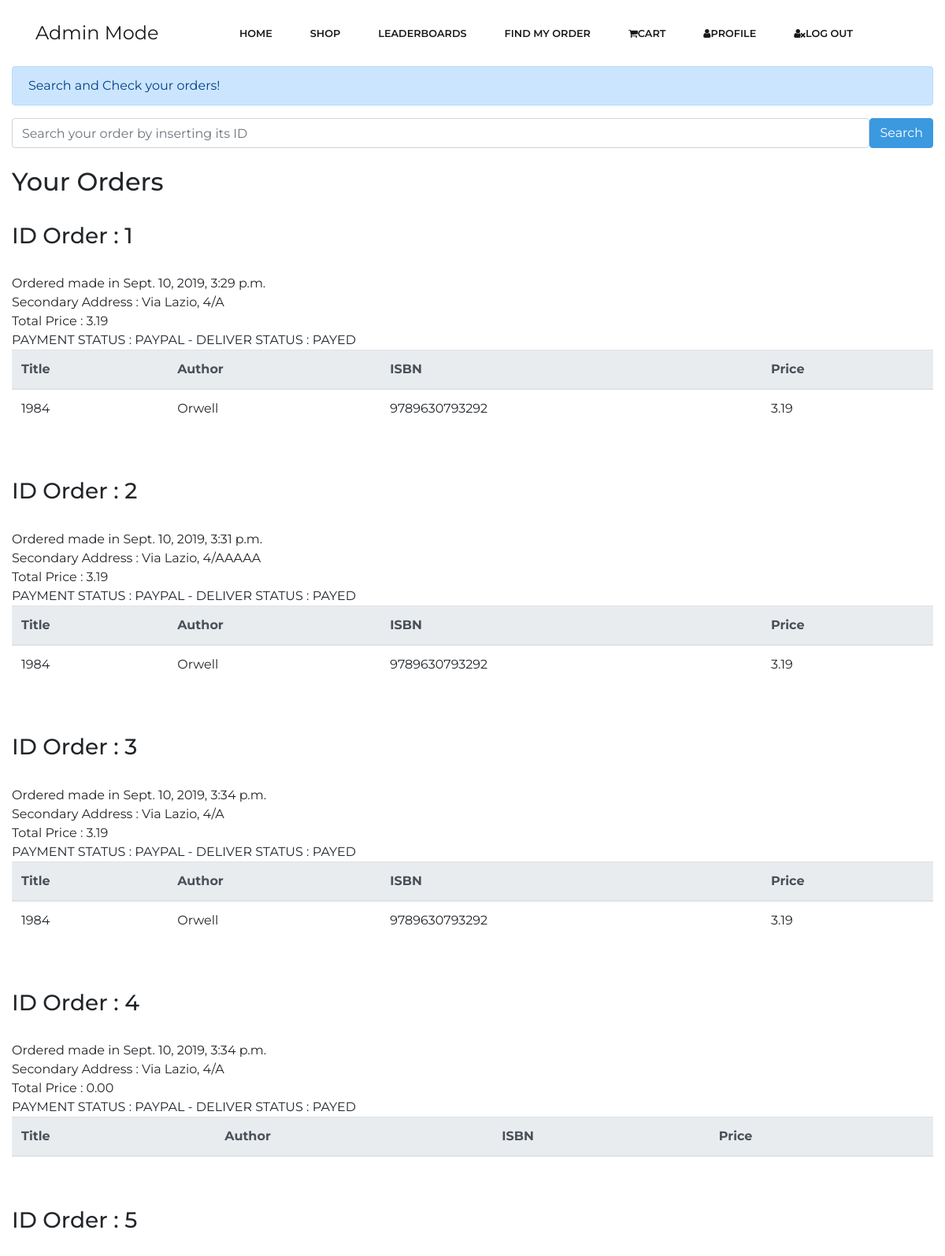
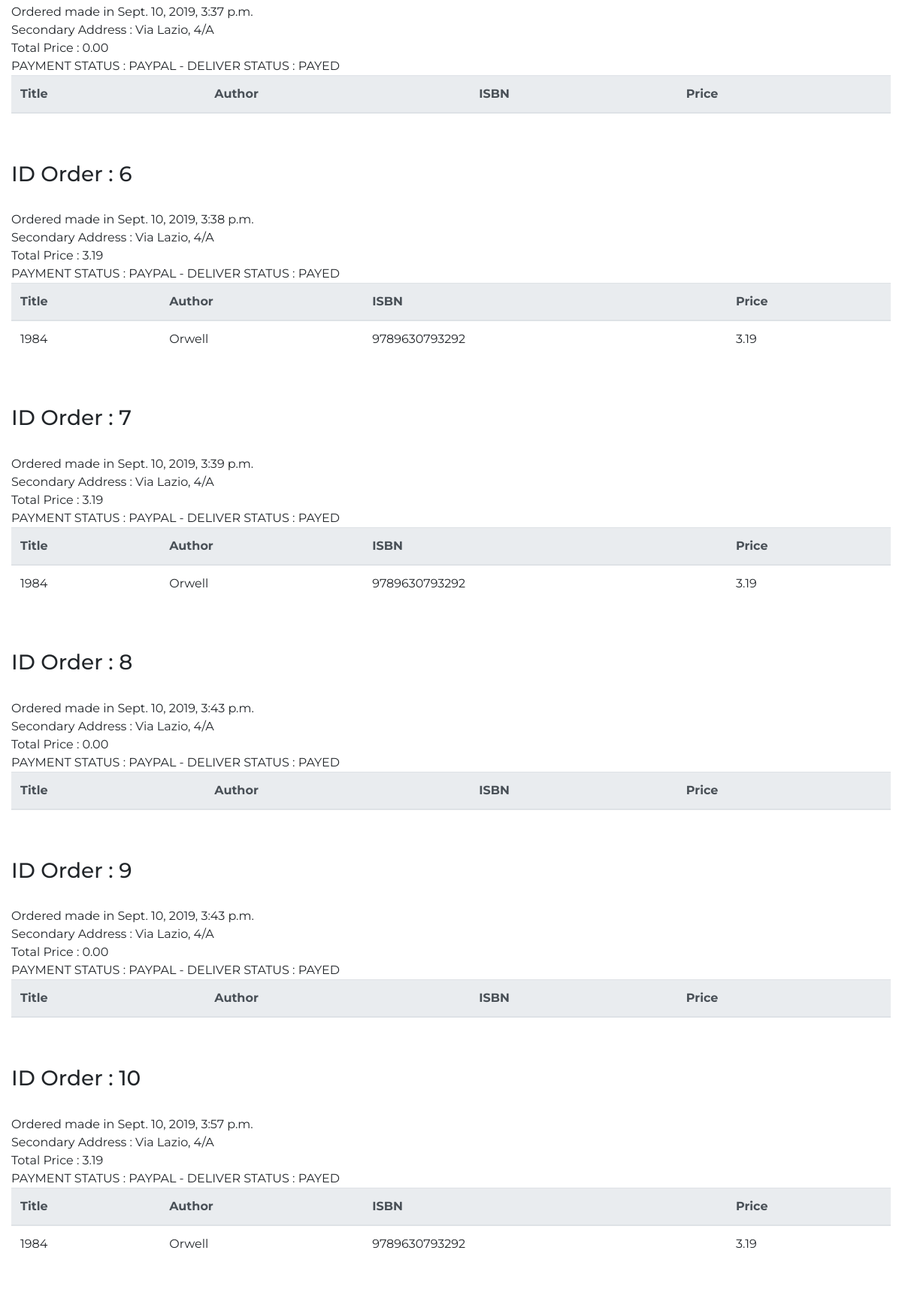
/find_order/ (signed in, upper part), run on the app's committed database (2 pictures, top to bottom).
### library/models.py (models this page shows, shortened)
class Order(models.Model):
    PAYMENT_CHOICES = (
        ('P' , 'PAYPAL'),
        ('C' , 'CREDIT CARD'),
        ('M' , 'MARK'),
    )
    STATUS_ORDER = (
        ('K' , 'PAYED'),
        ('D' , 'DELIVERED'),
        ('R' , 'RETURNED'),
    )
    date = models.DateTimeField(auto_now_add=True)
    books = models.ManyToManyField(Book)
    user = models.ForeignKey(User, on_delete = models.CASCADE)
    total_cost = models.DecimalField(max_digits=5, decimal_places=2, default = 0)
    payment = models.CharField(max_length = 1, choices = PAYMENT_CHOICES)
    status = models.CharField(max_length = 1, choices = STATUS_ORDER, default = 'K')
    points = models.IntegerField(default = 1)
    address = models.CharField(max_length = 100, default = None, blank = True, null=True)

class Book(models.Model):
    title = models.CharField(max_length = 100)
    image = models.ImageField(blank = True, null = True, upload_to = 'book_picture')
    author = models.CharField(max_length = 100)
    publisher = models.CharField(max_length = 100)
    year = models.IntegerField(default = 0)
    isbn = models.CharField(max_length = 13)
    genre = models.CharField(max_length = 100)
    price = models.DecimalField(max_digits=5, decimal_places=2)
    description = models.CharField(max_length = 500)
    units_sold = models.IntegerField(default = 0)
    points = models.IntegerField(default = 0)

### library/views.py (the view)
# urls.py: path('find_order/', views.search_order, name = 'find_order'),
def search_order(request):
    query_order = request.GET.get('query_order')
    order = ""
    if query_order:
        order = Order.objects.filter(id = query_order)
    else:
        try:
            order = Order.objects.filter(user = request.user)
        except:
            order = ""
    context = {
        'query' : query_order,
        'order' :  order,
    }
    return render(request, 'find_my_order.html',context)

### library/templates/find_my_order.html
{% extends 'base.html' %}
{% block content %}
  <div class="alert alert-primary alert-dismissible fade show">
    Search and Check your orders!
  </div>
  <form class="bd-search d-flex align-items-center" action = "/find_order/">
    <input class="form-control" type="text" placeholder="Search your order by inserting its ID"
    aria-label="Search" name = "query_order">
    <button class="btn btn-info" type="submit">Search </button>
  </form>
  {% if order and not user.is_authenticated %}
  <br> <h2> Your Order </h2> <br>
  {% elif order and user.is_authenticated %}
  <br> <h2> Your Orders </h2> <br>
  {% endif %}
      {% for item in order %}
      <h3> ID Order : {{ item.id }} </h3> <br>
      Ordered made in {{ item.date }} <br>
      {% if item.address %} Secondary Address : {{ item.address }} {% endif %} <br>
      Total Price : {{ item.total_cost }}<br>
      PAYMENT STATUS  : {{ item.get_payment_display }} - DELIVER STATUS : {{ item.get_status_display }}
      <table class="table">
        <thead class="thead-light">
          <tr>
            <th scope="col">Title</th>
            <th scope="col">Author</th>
            <th scope="col">ISBN</th>
            <th scope="col">Price</th>
          </tr>
        </thead>
        <tbody>
            {% for book in item.books.all %}
            <tr>
              <td>{{book.title}}</td>
              <td>{{book.author}}</td>
              <td>{{book.isbn}}</td>
              <td>{{book.price}}</td>
            </tr>
            {% endfor %}
        </tbody>
      </table>
      <br><br>
      {% endfor %}
{% endblock content %}

### library/static/assets/css/smoothproducts.css (style rules this page uses)
html, body { height: 100%; width: 100%; }

### library/templates/base.html (style rules this page uses)
body { display: flex; min-height: 100vh; flex-direction: column; }

### data on the page
Order: id "1", date "Sept. 10, 2019, 3:29 p.m.", address "Via Lazio, 4/A", total_cost "3.19", payment "PAYPAL", status "PAYED"
Book: title "1984", author "Orwell", isbn "9789630793292", price "3.19"
Order: id "2", date "Sept. 10, 2019, 3:31 p.m.", address "Via Lazio, 4/AAAAA", total_cost "3.19", payment "PAYPAL", status "PAYED"
Order: id "3", date "Sept. 10, 2019, 3:34 p.m.", address "Via Lazio, 4/A", total_cost "3.19", payment "PAYPAL", status "PAYED"
Order: id "4", date "Sept. 10, 2019, 3:34 p.m.", address "Via Lazio, 4/A", total_cost "0.00", payment "PAYPAL", status "PAYED"
Order: id "5", date "Sept. 10, 2019, 3:37 p.m.", address "Via Lazio, 4/A", total_cost "0.00", payment "PAYPAL", status "PAYED"
Order: id "6", date "Sept. 10, 2019, 3:38 p.m.", address "Via Lazio, 4/A", total_cost "3.19", payment "PAYPAL", status "PAYED"
Order: id "7", date "Sept. 10, 2019, 3:39 p.m.", address "Via Lazio, 4/A", total_cost "3.19", payment "PAYPAL", status "PAYED"
Order: id "8", date "Sept. 10, 2019, 3:43 p.m.", address "Via Lazio, 4/A", total_cost "0.00", payment "PAYPAL", status "PAYED"
Order: id "9", date "Sept. 10, 2019, 3:43 p.m.", address "Via Lazio, 4/A", total_cost "0.00", payment "PAYPAL", status "PAYED"
Order: id "10", date "Sept. 10, 2019, 3:57 p.m.", address "Via Lazio, 4/A", total_cost "3.19", payment "PAYPAL", status "PAYED"
